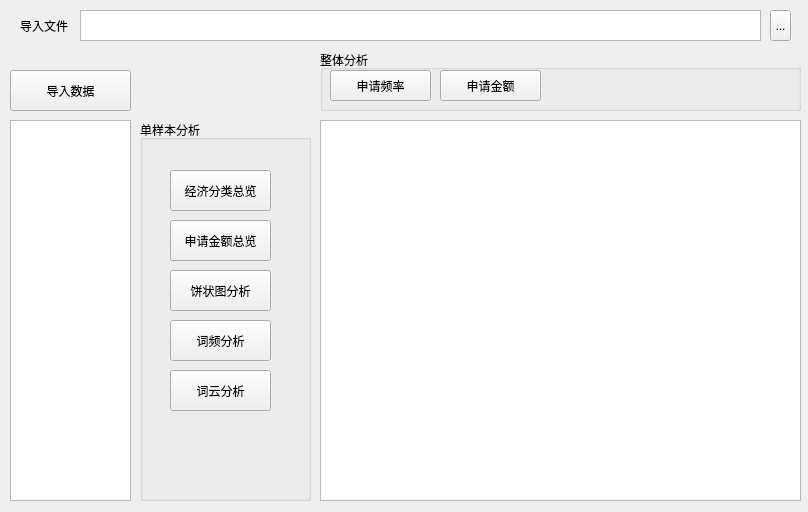
<?xml version="1.0" encoding="UTF-8"?>
<ui version="4.0">
 <class>DataProcess</class>
 <widget class="QWidget" name="DataProcess">
  <property name="geometry">
   <rect>
    <x>0</x>
    <y>0</y>
    <width>808</width>
    <height>512</height>
   </rect>
  </property>
  <property name="windowTitle">
   <string>Form</string>
  </property>
  <widget class="QToolButton" name="toolButton">
   <property name="geometry">
    <rect>
     <x>770</x>
     <y>10</y>
     <width>21</width>
     <height>31</height>
    </rect>
   </property>
   <property name="text">
    <string>...</string>
   </property>
  </widget>
  <widget class="QLabel" name="label">
   <property name="geometry">
    <rect>
     <x>20</x>
     <y>10</y>
     <width>61</width>
     <height>31</height>
    </rect>
   </property>
   <property name="sizePolicy">
    <sizepolicy hsizetype="Preferred" vsizetype="Preferred">
     <horstretch>0</horstretch>
     <verstretch>0</verstretch>
    </sizepolicy>
   </property>
   <property name="text">
    <string>导入文件</string>
   </property>
  </widget>
  <widget class="QTextEdit" name="ShowFilePath">
   <property name="geometry">
    <rect>
     <x>80</x>
     <y>10</y>
     <width>681</width>
     <height>31</height>
    </rect>
   </property>
  </widget>
  <widget class="QPushButton" name="pushButton">
   <property name="geometry">
    <rect>
     <x>10</x>
     <y>70</y>
     <width>121</width>
     <height>41</height>
    </rect>
   </property>
   <property name="text">
    <string>导入数据</string>
   </property>
  </widget>
  <widget class="QListView" name="listView">
   <property name="geometry">
    <rect>
     <x>10</x>
     <y>120</y>
     <width>121</width>
     <height>381</height>
    </rect>
   </property>
  </widget>
  <widget class="QTextEdit" name="Showlog">
   <property name="geometry">
    <rect>
     <x>320</x>
     <y>120</y>
     <width>481</width>
     <height>381</height>
    </rect>
   </property>
  </widget>
  <widget class="QGroupBox" name="groupBox">
   <property name="geometry">
    <rect>
     <x>140</x>
     <y>120</y>
     <width>171</width>
     <height>381</height>
    </rect>
   </property>
   <property name="title">
    <string>单样本分析</string>
   </property>
   <widget class="QPushButton" name="pushButton_2">
    <property name="geometry">
     <rect>
      <x>30</x>
      <y>50</y>
      <width>101</width>
      <height>41</height>
     </rect>
    </property>
    <property name="text">
     <string>经济分类总览</string>
    </property>
   </widget>
   <widget class="QPushButton" name="pushButton_3">
    <property name="geometry">
     <rect>
      <x>30</x>
      <y>100</y>
      <width>101</width>
      <height>41</height>
     </rect>
    </property>
    <property name="text">
     <string>申请金额总览</string>
    </property>
   </widget>
   <widget class="QPushButton" name="pushButton_4">
    <property name="geometry">
     <rect>
      <x>30</x>
      <y>150</y>
      <width>101</width>
      <height>41</height>
     </rect>
    </property>
    <property name="text">
     <string>饼状图分析</string>
    </property>
   </widget>
   <widget class="QPushButton" name="pushButton_5">
    <property name="geometry">
     <rect>
      <x>30</x>
      <y>200</y>
      <width>101</width>
      <height>41</height>
     </rect>
    </property>
    <property name="text">
     <string>词频分析</string>
    </property>
   </widget>
   <widget class="QPushButton" name="pushButton_6">
    <property name="geometry">
     <rect>
      <x>30</x>
      <y>250</y>
      <width>101</width>
      <height>41</height>
     </rect>
    </property>
    <property name="text">
     <string>词云分析</string>
    </property>
   </widget>
  </widget>
  <widget class="QGroupBox" name="groupBox_2">
   <property name="geometry">
    <rect>
     <x>320</x>
     <y>50</y>
     <width>481</width>
     <height>61</height>
    </rect>
   </property>
   <property name="title">
    <string>整体分析</string>
   </property>
   <widget class="QPushButton" name="pushButton_7">
    <property name="geometry">
     <rect>
      <x>10</x>
      <y>20</y>
      <width>101</width>
      <height>31</height>
     </rect>
    </property>
    <property name="text">
     <string>申请频率</string>
    </property>
   </widget>
   <widget class="QPushButton" name="pushButton_8">
    <property name="geometry">
     <rect>
      <x>120</x>
      <y>20</y>
      <width>101</width>
      <height>31</height>
     </rect>
    </property>
    <property name="text">
     <string>申请金额</string>
    </property>
   </widget>
  </widget>
 </widget>
 <resources/>
 <connections>
  <connection>
   <sender>toolButton</sender>
   <signal>clicked()</signal>
   <receiver>DataProcess</receiver>
   <slot>OpenFile()</slot>
   <hints>
    <hint type="sourcelabel">
     <x>777</x>
     <y>23</y>
    </hint>
    <hint type="destinationlabel">
     <x>424</x>
     <y>23</y>
    </hint>
   </hints>
  </connection>
  <connection>
   <sender>pushButton</sender>
   <signal>clicked()</signal>
   <receiver>DataProcess</receiver>
   <slot>load_data()</slot>
   <hints>
    <hint type="sourcelabel">
     <x>54</x>
     <y>94</y>
    </hint>
    <hint type="destinationlabel">
     <x>156</x>
     <y>98</y>
    </hint>
   </hints>
  </connection>
  <connection>
   <sender>listView</sender>
   <signal>activated(QModelIndex)</signal>
   <receiver>DataProcess</receiver>
   <slot>choose_index()</slot>
   <hints>
    <hint type="sourcelabel">
     <x>125</x>
     <y>206</y>
    </hint>
    <hint type="destinationlabel">
     <x>531</x>
     <y>389</y>
    </hint>
   </hints>
  </connection>
  <connection>
   <sender>pushButton_2</sender>
   <signal>clicked()</signal>
   <receiver>DataProcess</receiver>
   <slot>jingjiCls()</slot>
   <hints>
    <hint type="sourcelabel">
     <x>248</x>
     <y>191</y>
    </hint>
    <hint type="destinationlabel">
     <x>266</x>
     <y>101</y>
    </hint>
   </hints>
  </connection>
  <connection>
   <sender>pushButton_3</sender>
   <signal>clicked()</signal>
   <receiver>DataProcess</receiver>
   <slot>allmoney()</slot>
   <hints>
    <hint type="sourcelabel">
     <x>221</x>
     <y>235</y>
    </hint>
    <hint type="destinationlabel">
     <x>235</x>
     <y>66</y>
    </hint>
   </hints>
  </connection>
  <connection>
   <sender>pushButton_4</sender>
   <signal>clicked()</signal>
   <receiver>DataProcess</receiver>
   <slot>barfig()</slot>
   <hints>
    <hint type="sourcelabel">
     <x>243</x>
     <y>287</y>
    </hint>
    <hint type="destinationlabel">
     <x>172</x>
     <y>70</y>
    </hint>
   </hints>
  </connection>
  <connection>
   <sender>pushButton_5</sender>
   <signal>clicked()</signal>
   <receiver>DataProcess</receiver>
   <slot>words_freq()</slot>
   <hints>
    <hint type="sourcelabel">
     <x>206</x>
     <y>332</y>
    </hint>
    <hint type="destinationlabel">
     <x>205</x>
     <y>54</y>
    </hint>
   </hints>
  </connection>
  <connection>
   <sender>pushButton_6</sender>
   <signal>clicked()</signal>
   <receiver>DataProcess</receiver>
   <slot>wordscloud()</slot>
   <hints>
    <hint type="sourcelabel">
     <x>238</x>
     <y>380</y>
    </hint>
    <hint type="destinationlabel">
     <x>290</x>
     <y>50</y>
    </hint>
   </hints>
  </connection>
  <connection>
   <sender>pushButton_7</sender>
   <signal>clicked()</signal>
   <receiver>DataProcess</receiver>
   <slot>school_freq()</slot>
   <hints>
    <hint type="sourcelabel">
     <x>375</x>
     <y>85</y>
    </hint>
    <hint type="destinationlabel">
     <x>802</x>
     <y>84</y>
    </hint>
   </hints>
  </connection>
  <connection>
   <sender>pushButton_8</sender>
   <signal>clicked()</signal>
   <receiver>DataProcess</receiver>
   <slot>school_money()</slot>
   <hints>
    <hint type="sourcelabel">
     <x>520</x>
     <y>73</y>
    </hint>
    <hint type="destinationlabel">
     <x>805</x>
     <y>63</y>
    </hint>
   </hints>
  </connection>
 </connections>
 <slots>
  <slot>OpenFile()</slot>
  <slot>choose_index()</slot>
  <slot>load_data()</slot>
  <slot>jingjiCls()</slot>
  <slot>allmoney()</slot>
  <slot>barfig()</slot>
  <slot>words_freq()</slot>
  <slot>wordscloud()</slot>
  <slot>school_freq()</slot>
  <slot>school_money()</slot>
 </slots>
</ui>
